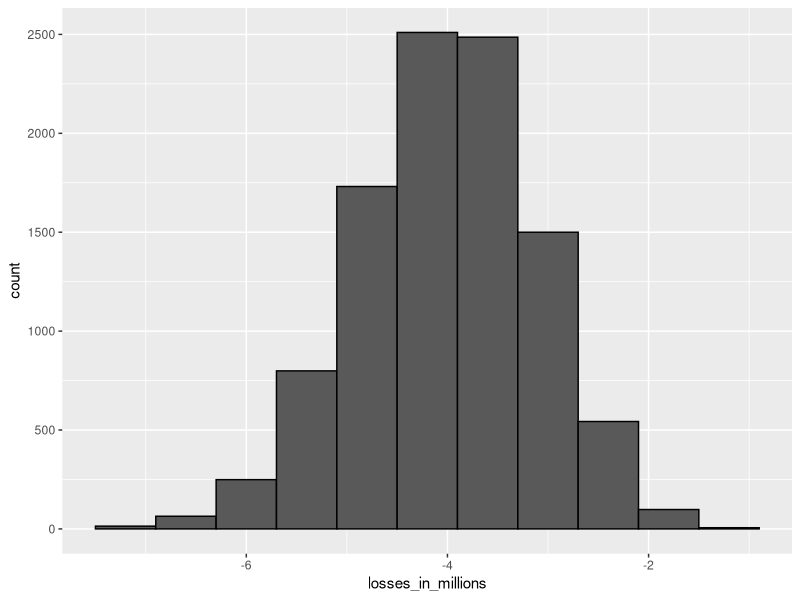

The R source for this figure:
## Probability Section 4 - The Big Short 

library(dslabs) ## Used in the data science course 
library(tidyverse)
library(ggplot2)
library(ggrepel)
library(ggthemes)
library(gridExtra)
library(dplyr)
library(RColorBrewer)
library(psych)
library(readr)
library(gtools)


## Code: Interest rate sampling model

n <- 1000
loss_per_foreclosure <- -200000
p <- 0.02
defaults <- sample( c(0,1), n, prob=c(1-p, p), replace = TRUE)
sum(defaults * loss_per_foreclosure)

## Code: Interest rate Monte Carlo simulation

B <- 10000
losses <- replicate(B, {
  defaults <- sample( c(0,1), n, prob=c(1-p, p), replace = TRUE) 
  sum(defaults * loss_per_foreclosure)
})

## Code: Plotting expected losses

library(tidyverse)
data.frame(losses_in_millions = losses/10^6) %>%
  ggplot(aes(losses_in_millions)) +
  geom_histogram(binwidth = 0.6, col = "black")

## Code: Expected value and standard error of the sum of 1,000 loans

n*(p*loss_per_foreclosure + (1-p)*0)    # expected value 
sqrt(n)*abs(loss_per_foreclosure)*sqrt(p*(1-p))    # standard error

x = - loss_per_foreclosure*p/(1-p)
x

x/180000

## Code: Calculating interest rate for 1% probability of losing money

l <- loss_per_foreclosure
z <- qnorm(0.01)
x <- -l*( n*p - z*sqrt(n*p*(1-p)))/ ( n*(1-p) + z*sqrt(n*p*(1-p))) 
x
x/180000    # interest rate
loss_per_foreclosure*p + x*(1-p)    # expected value of the profit per loan
n*(loss_per_foreclosure*p + x*(1-p)) # expected value of the profit over n loans


## Code: Monte Carlo simulation for 1% probability of losing money

## Note that your results will vary from the video because the seed is not set.

B <- 100000
profit <- replicate(B, {
  draws <- sample( c(x, loss_per_foreclosure), n, 
                   prob=c(1-p, p), replace = TRUE) 
  sum(draws)
})
mean(profit)    # expected value of the profit over n loans
mean(profit<0)    # probability of losing money


## Code: Expected value with higher default rate and interest rate

p <- .04
loss_per_foreclosure <- -200000
r <- 0.05
x <- r*180000
loss_per_foreclosure*p + x*(1-p)

## Code: Calculating number of loans for desired probability of losing money

## The number of loans required is:
  
  z <- qnorm(0.01)
l <- loss_per_foreclosure
n <- ceiling((z^2*(x-l)^2*p*(1-p))/(l*p + x*(1-p))^2)
n    # number of loans required
n*(loss_per_foreclosure*p + x * (1-p))    # expected profit over n loans


## Code: Monte Carlo simulation with known default probability

## This Monte Carlo simulation estimates the expected profit given a known probability of default  𝑝=0.04 . Note that your results will differ from the video because the seed is not set.

B <- 10000
p <- 0.04
x <- 0.05 * 180000
profit <- replicate(B, {
  draws <- sample( c(x, loss_per_foreclosure), n, 
                   prob=c(1-p, p), replace = TRUE) 
  sum(draws)
})
mean(profit)

## Code: Monte Carlo simulation with unknown default probability

## This Monte Carlo simulation estimates the expected profit given an unknown probability of default  0.03≤𝑝≤0.05 , modeling the situation where an event changes the probability of default for all borrowers simultaneously. Note that your results will differ from the video because the seed is not set.

p <- 0.04
x <- 0.05*180000
profit <- replicate(B, {
  new_p <- 0.04 + sample(seq(-0.01, 0.01, length = 100), 1)
  draws <- sample( c(x, loss_per_foreclosure), n, 
                   prob=c(1-new_p, new_p), replace = TRUE)
  sum(draws)
})
mean(profit)    # expected profit
mean(profit < 0)    # probability of losing money
mean(profit < -10000000)    # probability of losing over $10 million
